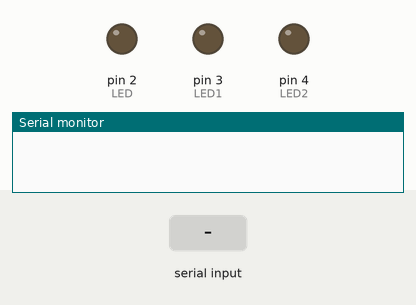
This sketch was run on a simulated Arduino Uno, built with avr-gcc and run on an emulated ATmega328P. Parts: output pins drawn as LEDs (lit = HIGH), the last lines printed to the serial monitor. Inputs (shaded band) come from the test bench.

Above: at 1.2 s.
1.3 s: "1" received over the second serial link
At 2.1 s:
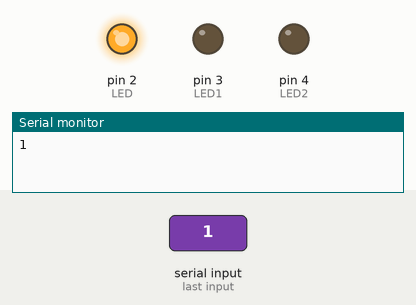
2.8 s: "3" received over the second serial link
At 3.2 s:
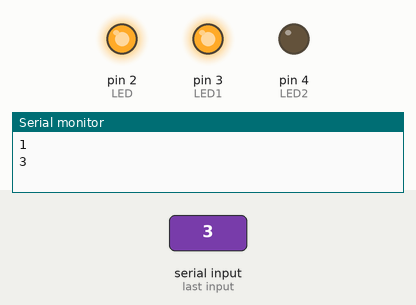
4.3 s: "2" received over the second serial link
At 5.5 s:
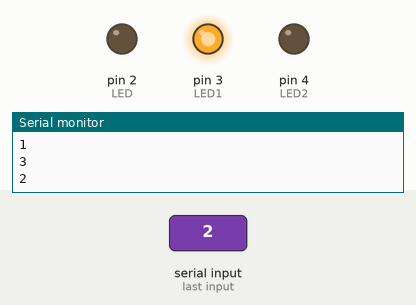
5.8 s: "5" received over the second serial link
At 6.7 s:
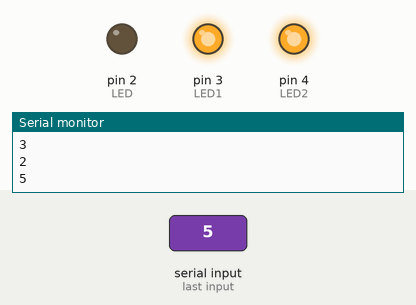
7.3 s: "4" received over the second serial link
At 7.9 s:
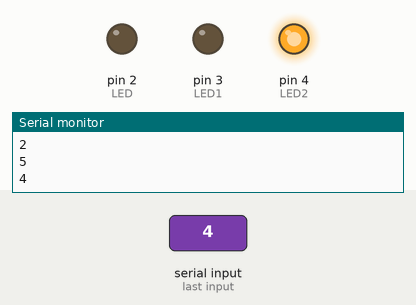
8.8 s: "6" received over the second serial link
At 10.2 s:
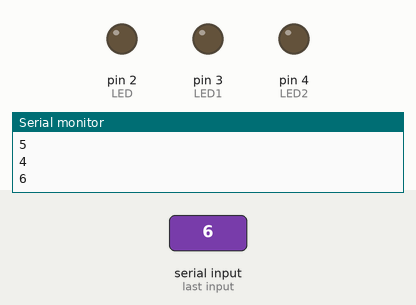
Timing chart, 0 to 11.3 s (numbered marks = the images above; inputs shaded):
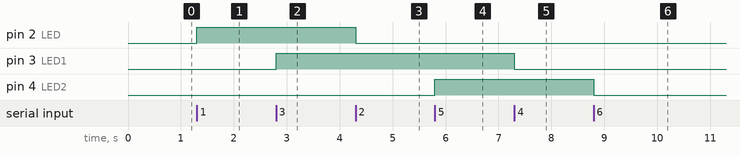

Measured:
- after the input at 1.3 s, pin 2 (LED): LOW → HIGH at once
- after the input at 2.8 s, pin 3 (LED1): LOW → HIGH at once
- after the input at 4.3 s, pin 2 (LED): HIGH → LOW at once
- after the input at 5.8 s, pin 4 (LED2): LOW → HIGH at once
- after the input at 7.3 s, pin 3 (LED1): HIGH → LOW at once
- after the input at 8.8 s, pin 4 (LED2): HIGH → LOW at once

The sketch:

PN2_bt.ino
```cpp
#include <SoftwareSerial.h>

#define txPin 11
#define rxPin 10

SoftwareSerial bt(rxPin, txPin);
char InfoApp;
int LED = 2;
int LED1 = 3;
int LED2 = 4;


void setup() {
  // put your setup code here, to run once:
  pinMode(LED, OUTPUT);
  pinMode(LED1, OUTPUT);
  pinMode(LED2, OUTPUT);
  bt.flush();
  pinMode(rxPin, INPUT);
  pinMode(txPin, OUTPUT);
  bt.begin(9600);
  Serial.begin(9600);
}

void loop() {
  if(bt.available()){
    // put your main code here, to run repeatedly:
    InfoApp = bt.read();
    Serial.println(InfoApp);
    if(InfoApp == '2'){
      digitalWrite(LED, LOW);
    }else if(InfoApp == '1'){
      digitalWrite(LED, HIGH);
    }
    if(InfoApp == '3'){
      digitalWrite(LED1, HIGH);
    }else if(InfoApp == '4'){
      digitalWrite(LED1, LOW);
    }
    if(InfoApp == '5'){
      digitalWrite(LED2, HIGH);
    }else if(InfoApp == '6'){
      digitalWrite(LED2, LOW);
    }
  }

}
```
